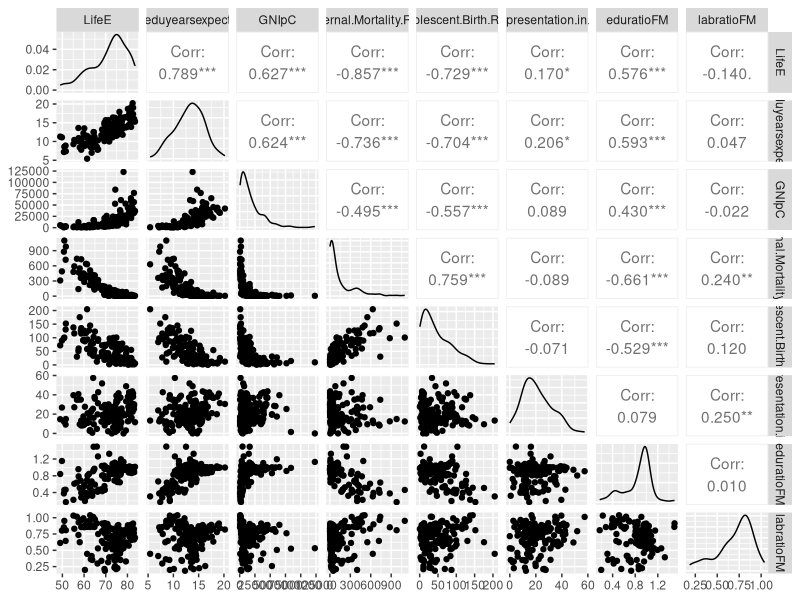
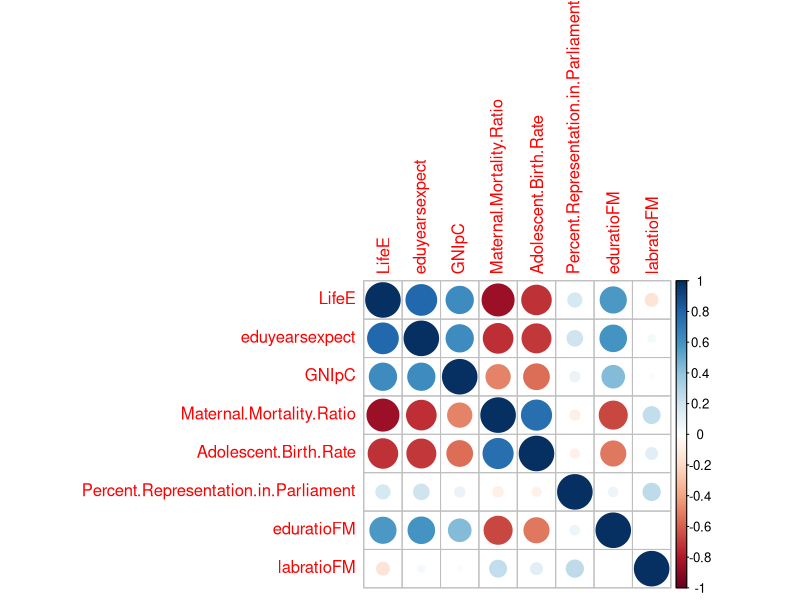
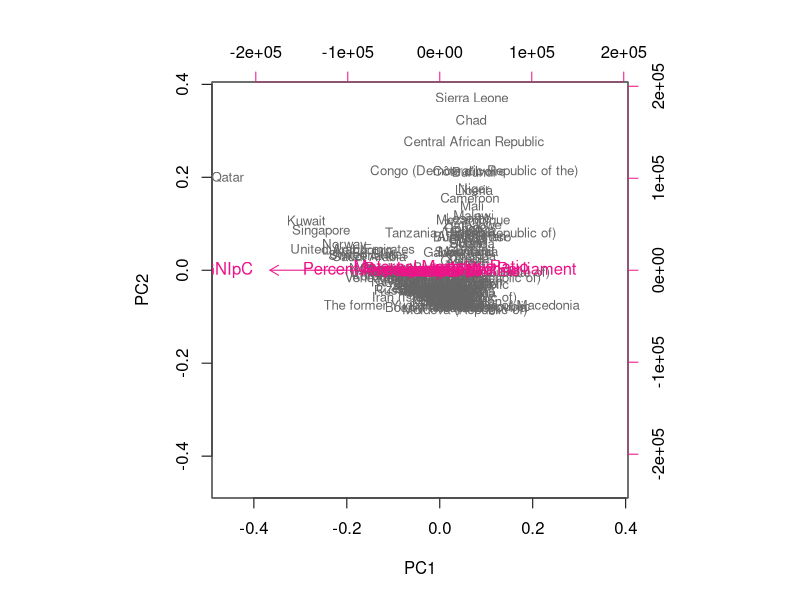
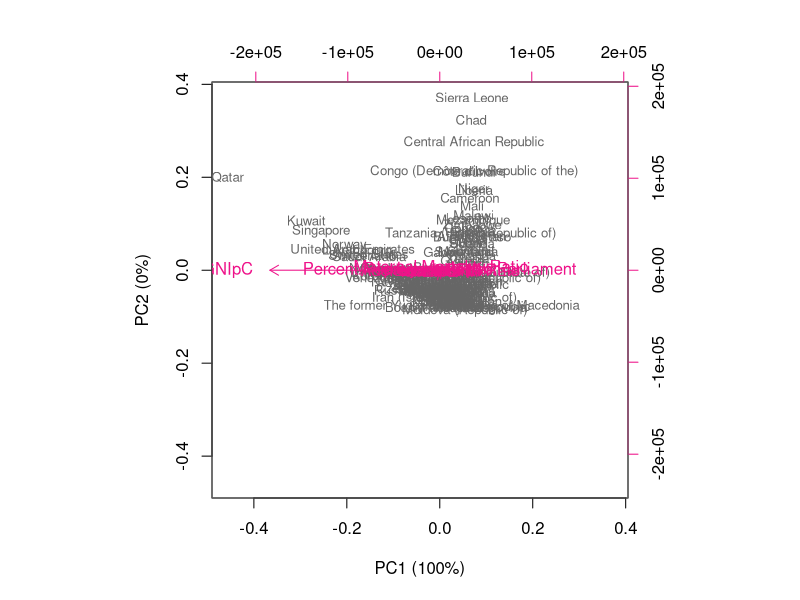
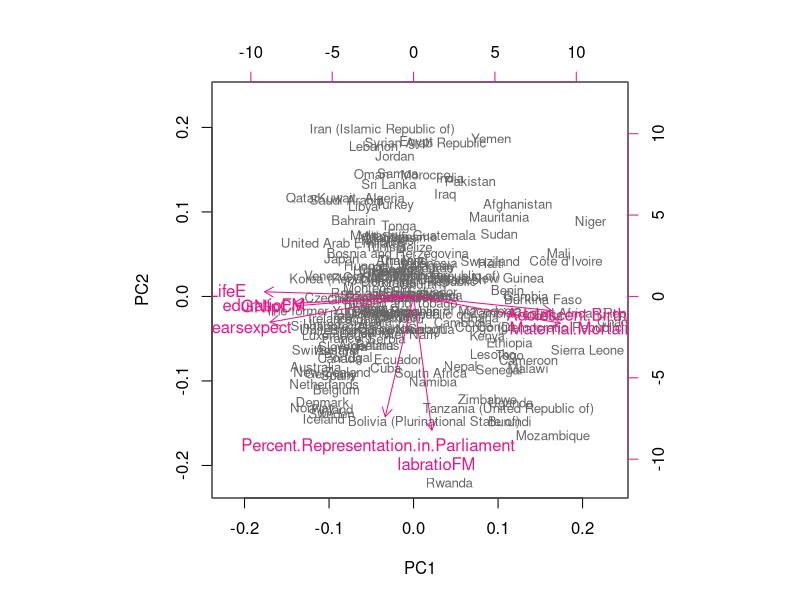
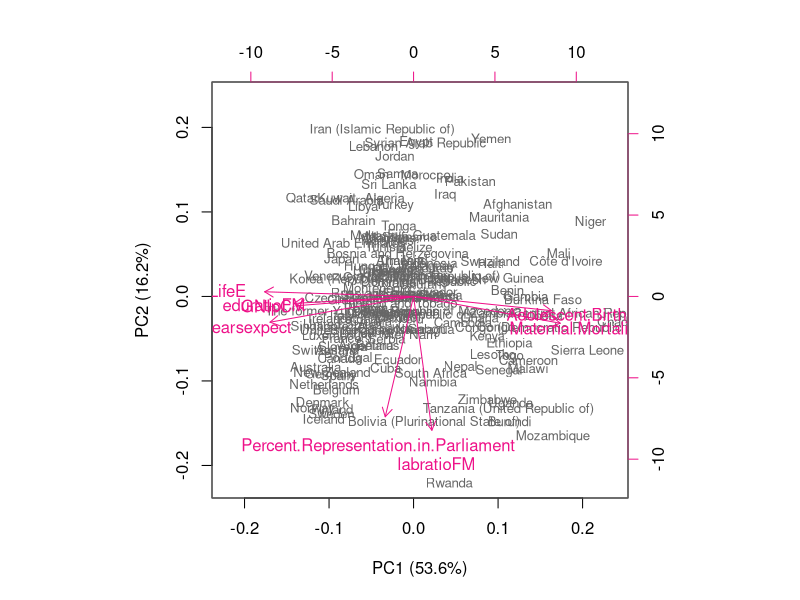
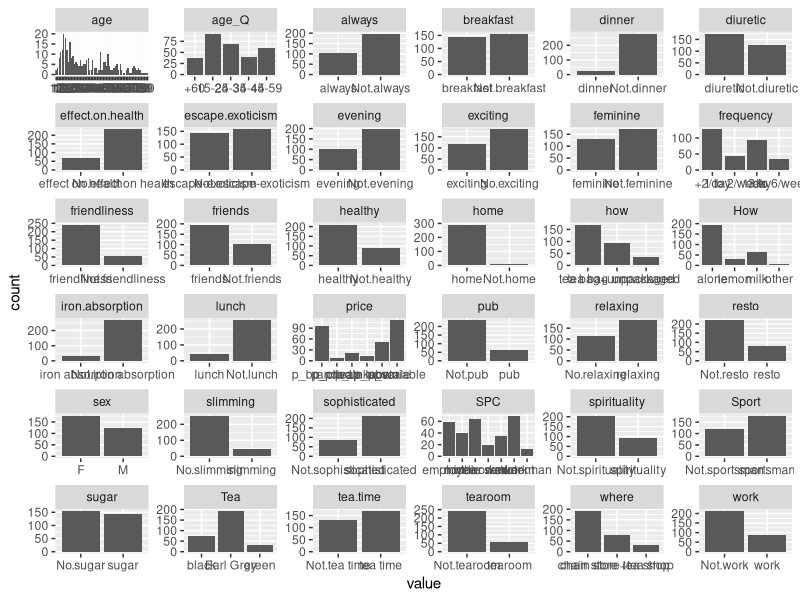
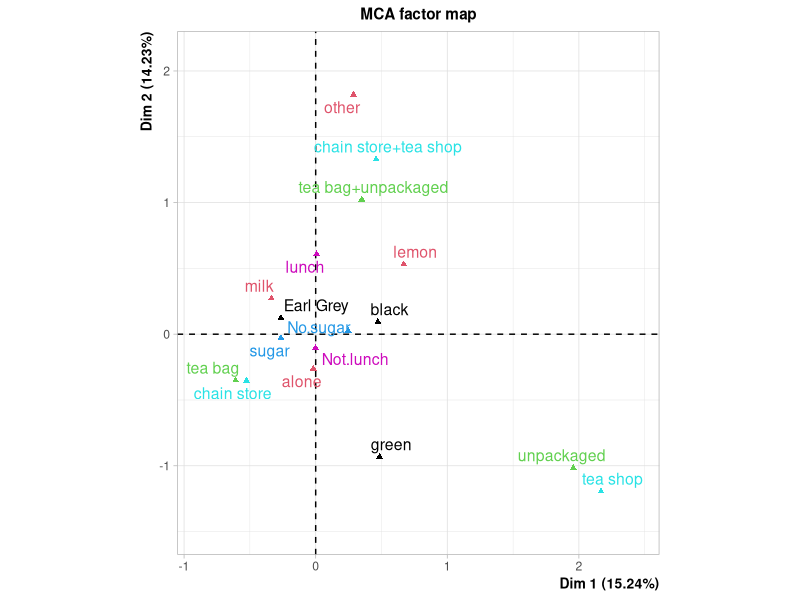

Generate these figures, in order, with R:
## ---- chunk 1
library(tidyr); library(dplyr); library(ggplot2); library(corrplot); library(GGally); 
human<-read.csv(file="Human.csv", header=T, sep=",")
dim(human)
rownames(human)<-human$X
human<-dplyr::select(human, -X)
## ---- chunk 2
ggpairs(human)
cor(human)%>%corrplot()
## ---- chunk 3
pca_human<-prcomp(human)
pca_human
biplot(pca_human, choices=1:2, cex=c(0.8, 1), col=c("grey40", "deeppink2"))
s <- summary(pca_human)
pca_pr <- round(100*s$importance[2, ], digits = 1)
pca_pr
pc_lab <- paste0(names(pca_pr), " (", pca_pr, "%)")
biplot(pca_human, cex = c(0.8, 1), col = c("grey40", "deeppink2"), xlab = pc_lab[1], ylab = pc_lab[2])

#The graph seems to use GNI per capita as a reversed and the y-axis appears to be a mix of the other categories. I think it's having trouble misinterpreting numbers with for example high maternal mortality rate being bad but high education ratio being good, which is why the y-axis seems a little nonsensical. 
human_std<-scale(human)
summary(human_std)
pca_human2<-prcomp(human_std)
biplot(pca_human2, choices=1:2, cex=c(0.8, 1), col=c("grey40", "deeppink2"))
s2<-summary(pca_human2)
pca_pr2 <- round(100*s2$importance[2, ], digits = 1)
pc_lab2 <- paste0(names(pca_pr2), " (", pca_pr2, "%)")
biplot(pca_human2, cex = c(0.8, 1), col = c("grey40", "deeppink2"), xlab = pc_lab2[1], ylab = pc_lab2[2])
## ---- chunk 4
library(FactoMineR)
data("tea")
str(tea)
dim(tea)
gather(tea)%>%ggplot(aes(value))+facet_wrap("key", scales="free") + geom_bar()
keep_columns <- c("Tea", "How", "how", "sugar", "where", "lunch")
tea_time <- dplyr::select(tea, one_of(keep_columns))
mca <- MCA(tea_time, graph = F)
summary(mca)
plot(mca, invisible=c("ind"), habillage="quali")
plot(mca, invisible=c("ind"), habillage="cos2")
